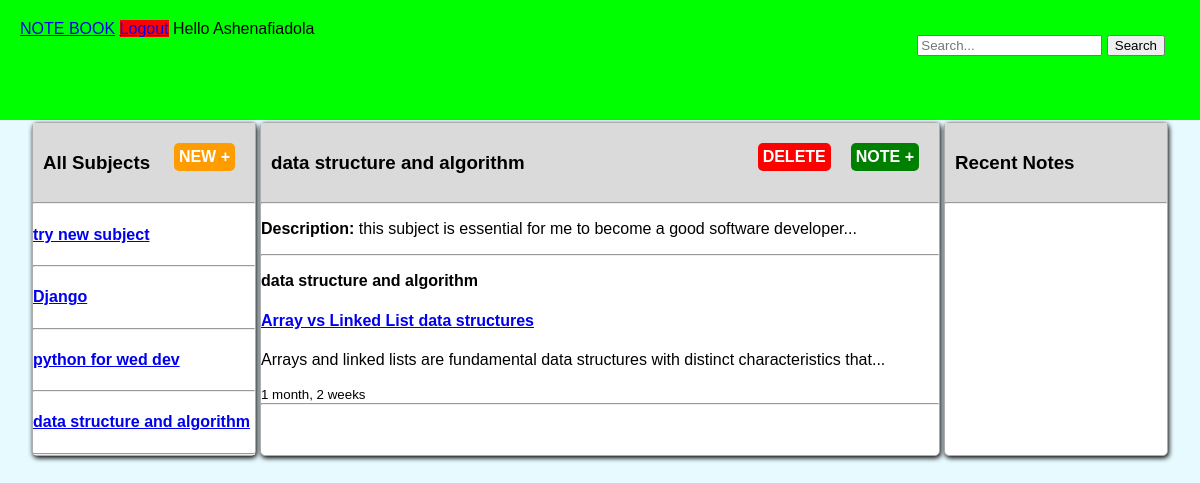
The app's page /subject/6 (signed in), older data.
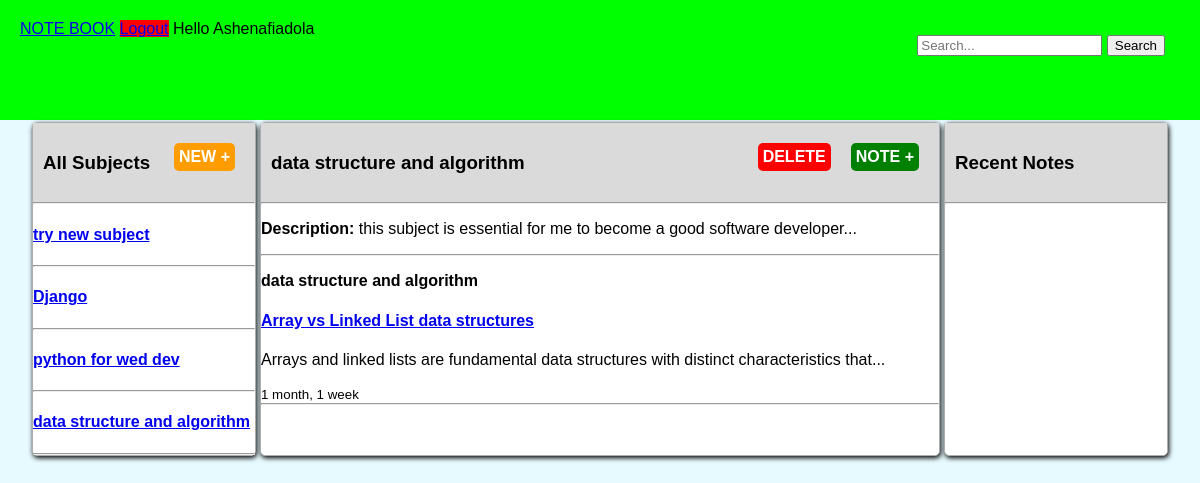
The same page, newer data.
### Noteapp/models.py (models this page shows)
class Note(models.Model):
    subject = models.ForeignKey(Subject, on_delete=models.CASCADE)
    user = models.ForeignKey(User, on_delete=models.CASCADE)
    title = models.CharField(max_length=200)
    note = models.TextField()
    created = models.DateTimeField(auto_now_add=True)
    updated = models.DateTimeField(auto_now=True)
    class Meta:
        ordering = ['-created', '-updated']
    def __str__(self):
        return self.note[:90]

class Subject(models.Model):
    user = models.ForeignKey(User, on_delete=models.CASCADE)
    name = models.CharField(max_length=255)
    description = models.TextField(null=True, blank=True)
    created = models.DateTimeField(auto_now_add=True)
    updated = models.DateTimeField(auto_now=True)
    class Meta:
        ordering = ['-created', '-updated']
    def __str__(self):
        return self.name

### Noteapp/views.py (the view)
# urls.py: path("subject/<int:pk>", views.subject, name="subject"),
def subject(request,pk):
    subjects = Subject.objects.filter(user=request.user)
    subject = Subject.objects.get(id=pk)
    notes = Note.objects.filter(subject=subject )
    context = {
        'subjects':subjects,
        "notes":notes,
        'subject':subject,
    }
    return render(request, "Noteapp/subject.html",context)

### Noteapp/templates/Noteapp/subject.html (shortened to what this page needs)
{% extends 'Noteapp/main.html' %}
{% block form %}
<form class="d-flex" action="" method="get">
        <div class="input-group">
                <input type="search" name="q" class="form-control" placeholder="Search...">
                <button class="btn btn-outline-light" type="submit">Search</button>
        </div>
</form>
{% endblock %}
{% block content %}
<div class="main-container">
    <div class="card">
        <div >
                <div class="sec-header" >
                        <div>
                                <h3 style="display: inline-block;">All Subjects</h3>
                                <a href="{% url 'addsubject' %}" class="btn-link">NEW +</a>
                        </div>
                </div>
        </div>
            <hr>
            <div>
                    {% for subject in subjects %}
                            <h4><a href="{% url 'subject' subject.id %}">{{subject}}</a></h4>
                            <hr>
                    {% endfor %}
            </div>
    </div>
    <div class="card main-card">
                <div class="sec-header">
                        <h3 style="display:  inline-block;">{{subject}}</h3>
                        <a href="{% url 'createNote' %}" class="btn-link" style="background-color: green;">NOTE +</a>
                        <a href="{% url 'deleteSubject' subject.id %}" class="btn-link" style="background-color: red;">DELETE</a>
                </div>
            <hr>
            <div >
                <p><b>Description: </b>{{subject.description}}</p>
            </div>
            <hr>
            <div>
                {% if notes %}
                    {% for note in notes %}
                            <p><b>{{note.subject}}</b></p>
                            <h4><a href="{% url 'note' note.id %}">{{note.title}}</a></h4>
                            <p>{{note}}...</p>
                            <div><small>{{note.updated|timesince }}</small></div>
                            <hr>
                    {% endfor %}
                {% else %}
                        <h5>No note yet!</h5>
                {% endif %}
            </div>
    </div>
    <div class="card">
            <div class="sec-header"><h3>Recent Notes</h3></div>
            <hr>
    </div>
</div>
{% endblock %}

Row changes from the older to the newer data that the page shows:
changed Note "Array vs Linked List data structures": updated "1 month, 2 weeks" → "1 month, 1 week"
